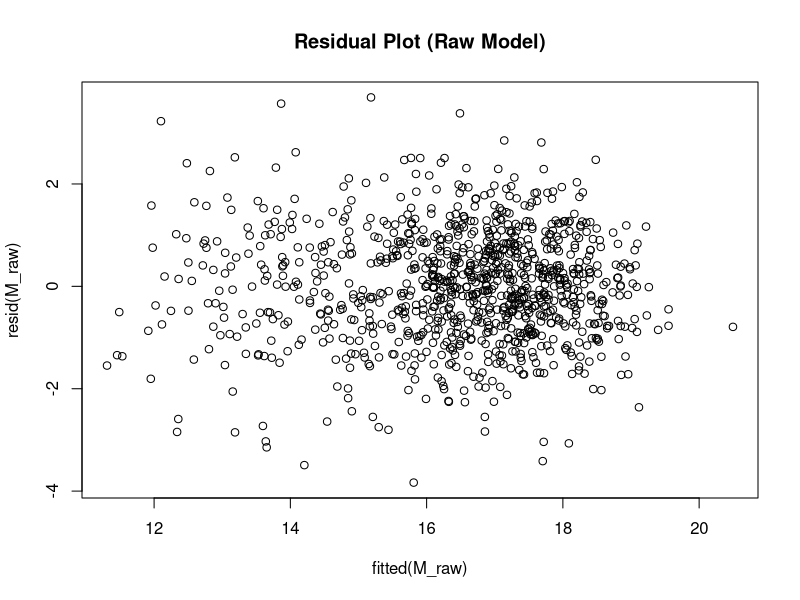

Write R code to recreate this figure. (Note: this script raises an error after producing the figure.)
# AMS 315 – Project 2
# Multiple Regression Computing Project
# Student ID suffix: 785838
#
# This script performs:
# - Correlation screening
# - Box-Cox transformation
# - Interaction modeling
# - Nonlinear terms
# - Model selection using regsubsets
# - Final model inference and ANOVA
# ============================================================

# --------------------
# Load required libraries
# --------------------
library(leaps)
library(knitr)
library(MASS)

# --------------------
# Read data
# --------------------
Dat <- read.csv("P2_785838.csv", header = TRUE)
str(Dat)

# --------------------
# Correlation screening
# --------------------
cor_all <- cor(
  Dat$Y,
  Dat[, c("E1", "E2", "E3", "E4", paste0("G", 1:20))]
)
print(round(cor_all, 3))

# --------------------
# Environmental-only model
# --------------------
M_E <- lm(Y ~ E1 + E2 + E3 + E4, data = Dat)
summary(M_E)
summary(M_E)$adj.r.squared

# --------------------
# Full interaction model (raw scale)
# --------------------
M_raw <- lm(
  Y ~ (E1 + E2 + E3 + E4 +
         G1 + G2 + G3 + G4 + G5 + G6 + G7 + G8 + G9 + G10 +
         G11 + G12 + G13 + G14 + G15 + G16 + G17 + G18 + G19 + G20)^2,
  data = Dat
)

plot(resid(M_raw) ~ fitted(M_raw), main = "Residual Plot (Raw Model)")
boxcox(M_raw)

# --------------------
# Box-Cox transformed model
# --------------------
M_trans <- lm(
  I(Y^.5) ~ (E1 + E2 + E3 + E4 +
               G1 + G2 + G3 + G4 + G5 + G6 + G7 + G8 + G9 + G10 +
               G11 + G12 + G13 + G14 + G15 + G16 + G17 + G18 + G19 + G20)^2,
  data = Dat
)

summary(M_raw)$adj.r.squared
summary(M_trans)$adj.r.squared

plot(resid(M_trans) ~ fitted(M_trans),
     main = "Residual Plot (Transformed Model)")

# --------------------
# Add nonlinear terms
# --------------------
Dat$E2_sq <- Dat$E2^2
Dat$E4_sqrt <- Dat$E4^0.5

M_trans_nonlin <- lm(
  I(Y^.5) ~ (E1 + E2 + E2_sq + E3 + E4 + E4_sqrt +
               G1 + G2 + G3 + G4 + G5 + G6 + G7 + G8 + G9 + G10 +
               G11 + G12 + G13 + G14 + G15 + G16 + G17 + G18 +
               G19 + G20)^2,
  data = Dat
)

cat("Transformed model adj.R²:",
    summary(M_trans)$adj.r.squared, "\n")
cat("With nonlinear terms adj.R²:",
    summary(M_trans_nonlin)$adj.r.squared, "\n")

# --------------------
# Variable selection using regsubsets
# --------------------
M <- regsubsets(
  model.matrix(M_trans)[, -1],
  I((Dat$Y)^.5),
  nbest = 1,
  nvmax = 5,
  method = "forward",
  intercept = TRUE
)

temp <- summary(M)
Var <- colnames(model.matrix(M_trans))

M_select <- apply(
  temp$which,
  1,
  function(x) paste0(Var[x], collapse = "+")
)

kable(
  data.frame(
    model = M_select,
    adjR2 = temp$adjr2,
    BIC = temp$bic
  ),
  caption = "Model Selection Summary"
)

# --------------------
# Main-effects model
# --------------------
M_main <- lm(
  I(Y^.5) ~ E1 + E2 + E3 + E4 +
    G1 + G2 + G3 + G4 + G5 + G6 + G7 + G8 + G9 + G10 +
    G11 + G12 + G13 + G14 + G15 + G16 + G17 + G18 + G19 + G20,
  data = Dat
)

temp <- summary(M_main)

kable(
  temp$coefficients[abs(temp$coefficients[, 4]) <= 0.001, ],
  caption = "Significant Coefficients (Bonferroni-Style Filter)"
)

# --------------------
# Two-stage interaction model
# --------------------
M_2stage <- lm(I(Y^.5) ~ (E1 + E2 + G2 + G13)^2, data = Dat)
temp <- summary(M_2stage)

kable(
  temp$coefficients[abs(temp$coefficients[, 3]) >= 4, ],
  caption = "Strong Interaction Effects"
)

# --------------------
# Final model
# --------------------
M_final <- lm(I(Y^.5) ~ E1 + E2 + G2:G13, data = Dat)
summary(M_final)

anova_final <- anova(M_final)
kable(anova_final, caption = "ANOVA for Final Model")

# --------------------
# Test gene interaction contribution
# --------------------
M_env <- lm(I(Y^.5) ~ E1 + E2, data = Dat)

anova_env_vs_final <- anova(M_env, M_final)
kable(
  anova_env_vs_final,
  caption = "Test That G2 × G13 Adds Beyond E1 and E2"
)

# --------------------
# Final coefficients
# --------------------
coef_final <- summary(M_final)$coefficients
kable(
  coef_final,
  caption = "Estimated Coefficients for Final Model"
)
